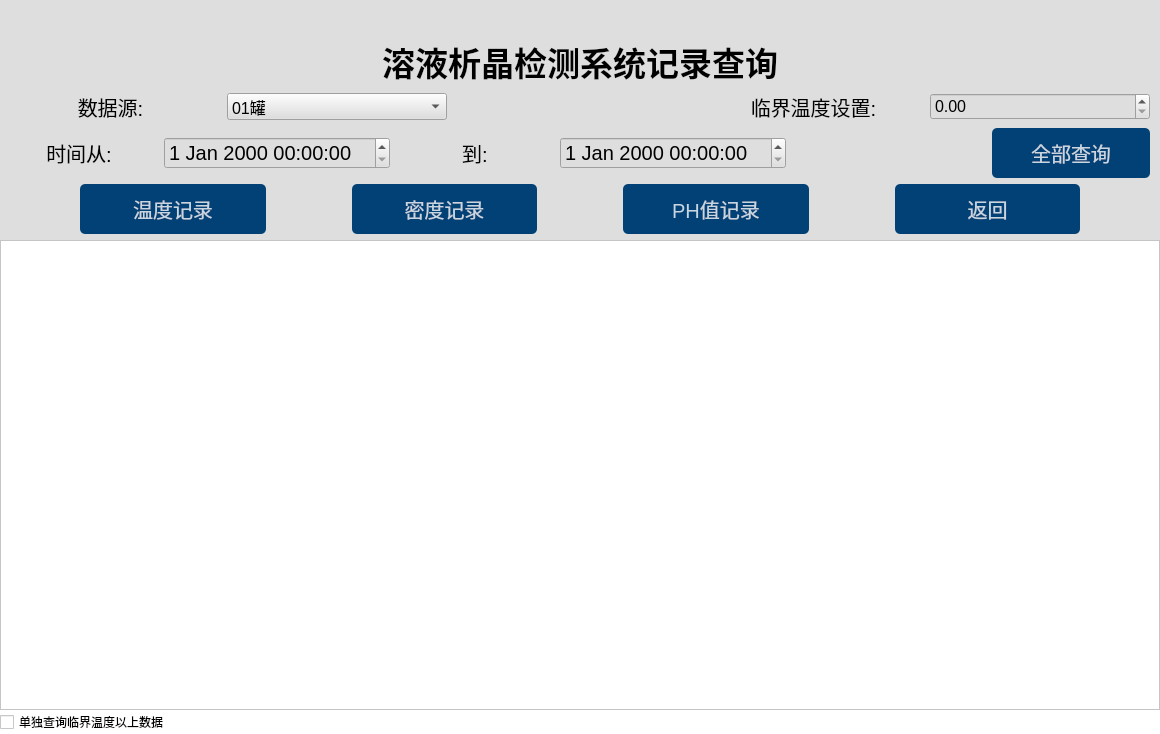
<?xml version="1.0" encoding="UTF-8"?>
<ui version="4.0">
 <class>MainWindow</class>
 <widget class="QMainWindow" name="MainWindow">
  <property name="geometry">
   <rect>
    <x>0</x>
    <y>0</y>
    <width>1160</width>
    <height>734</height>
   </rect>
  </property>
  <property name="windowTitle">
   <string>MainWindow</string>
  </property>
  <property name="styleSheet">
   <string notr="true">background-color: rgb(222, 222, 222);</string>
  </property>
  <widget class="QWidget" name="centralwidget">
   <layout class="QVBoxLayout" name="verticalLayout_2" stretch="1,1,1,1,1,16">
    <property name="spacing">
     <number>6</number>
    </property>
    <property name="leftMargin">
     <number>0</number>
    </property>
    <property name="topMargin">
     <number>0</number>
    </property>
    <property name="rightMargin">
     <number>0</number>
    </property>
    <property name="bottomMargin">
     <number>0</number>
    </property>
    <item>
     <widget class="QWidget" name="widget_7" native="true">
      <property name="styleSheet">
       <string notr="true"/>
      </property>
      <layout class="QHBoxLayout" name="horizontalLayout_12">
       <property name="spacing">
        <number>0</number>
       </property>
       <property name="leftMargin">
        <number>0</number>
       </property>
       <property name="topMargin">
        <number>0</number>
       </property>
       <property name="rightMargin">
        <number>0</number>
       </property>
       <property name="bottomMargin">
        <number>0</number>
       </property>
       <item>
        <spacer name="horizontalSpacer_5">
         <property name="orientation">
          <enum>Qt::Horizontal</enum>
         </property>
         <property name="sizeType">
          <enum>QSizePolicy::Expanding</enum>
         </property>
         <property name="sizeHint" stdset="0">
          <size>
           <width>450</width>
           <height>20</height>
          </size>
         </property>
        </spacer>
       </item>
       <item>
        <layout class="QHBoxLayout" name="horizontalLayout_13">
         <property name="spacing">
          <number>0</number>
         </property>
         <item>
          <widget class="QPushButton" name="pushButton">
           <property name="styleSheet">
            <string notr="true">#pushButton{
	border:none;
}
QPushButton#pushButton:pressed{
padding-left:5px;
padding-top:5px;
}</string>
           </property>
           <property name="text">
            <string/>
           </property>
           <property name="icon">
            <iconset resource="resource.qrc">
             <normaloff>:/icons/icons/quit.png</normaloff>:/icons/icons/quit.png</iconset>
           </property>
          </widget>
         </item>
         <item>
          <widget class="QPushButton" name="pushButton_2">
           <property name="styleSheet">
            <string notr="true">#pushButton_2{
	border:none;
}
QPushButton#pushButton_2:pressed{
padding-left:5px;
padding-top:5px;
}</string>
           </property>
           <property name="text">
            <string/>
           </property>
           <property name="icon">
            <iconset resource="resource.qrc">
             <normaloff>:/icons/icons/minus.png</normaloff>:/icons/icons/minus.png</iconset>
           </property>
          </widget>
         </item>
         <item>
          <widget class="QPushButton" name="pushButton_3">
           <property name="styleSheet">
            <string notr="true">#pushButton_3{
	border:none;
}
QPushButton#pushButton_3:pressed{
padding-left:5px;
padding-top:5px;
}</string>
           </property>
           <property name="text">
            <string/>
           </property>
           <property name="icon">
            <iconset resource="resource.qrc">
             <normaloff>:/icons/icons/simui-minmax.png</normaloff>:/icons/icons/simui-minmax.png</iconset>
           </property>
          </widget>
         </item>
         <item>
          <widget class="QPushButton" name="pushButton_1">
           <property name="styleSheet">
            <string notr="true">#pushButton_1{
	border:none;
}
QPushButton#pushButton_1:pressed{
padding-left:5px;
padding-top:5px;
}</string>
           </property>
           <property name="text">
            <string/>
           </property>
           <property name="icon">
            <iconset resource="resource.qrc">
             <normaloff>:/icons/icons/close.png</normaloff>:/icons/icons/close.png</iconset>
           </property>
          </widget>
         </item>
        </layout>
       </item>
      </layout>
     </widget>
    </item>
    <item>
     <layout class="QHBoxLayout" name="horizontalLayout_4">
      <item>
       <widget class="QLabel" name="label">
        <property name="font">
         <font>
          <family>宋体</family>
          <pointsize>25</pointsize>
          <weight>75</weight>
          <bold>true</bold>
         </font>
        </property>
        <property name="styleSheet">
         <string notr="true"/>
        </property>
        <property name="text">
         <string>溶液析晶检测系统记录查询</string>
        </property>
        <property name="alignment">
         <set>Qt::AlignCenter</set>
        </property>
       </widget>
      </item>
     </layout>
    </item>
    <item>
     <layout class="QHBoxLayout" name="horizontalLayout" stretch="0,0,0,0,0,0">
      <item>
       <widget class="QLabel" name="data_source_labal">
        <property name="font">
         <font>
          <pointsize>15</pointsize>
         </font>
        </property>
        <property name="text">
         <string>&lt;html&gt;&lt;head/&gt;&lt;body&gt;&lt;p align=&quot;center&quot;&gt;数据源:&lt;/p&gt;&lt;/body&gt;&lt;/html&gt;</string>
        </property>
        <property name="alignment">
         <set>Qt::AlignCenter</set>
        </property>
       </widget>
      </item>
      <item>
       <widget class="QComboBox" name="data_source">
        <property name="font">
         <font>
          <pointsize>12</pointsize>
         </font>
        </property>
        <item>
         <property name="text">
          <string>01罐</string>
         </property>
        </item>
        <item>
         <property name="text">
          <string>02罐</string>
         </property>
        </item>
        <item>
         <property name="text">
          <string>03罐</string>
         </property>
        </item>
        <item>
         <property name="text">
          <string>全部</string>
         </property>
        </item>
       </widget>
      </item>
      <item>
       <spacer name="horizontalSpacer">
        <property name="orientation">
         <enum>Qt::Horizontal</enum>
        </property>
        <property name="sizeType">
         <enum>QSizePolicy::Fixed</enum>
        </property>
        <property name="sizeHint" stdset="0">
         <size>
          <width>250</width>
          <height>20</height>
         </size>
        </property>
       </spacer>
      </item>
      <item>
       <widget class="QLabel" name="tem_limit_show">
        <property name="font">
         <font>
          <pointsize>15</pointsize>
         </font>
        </property>
        <property name="text">
         <string>临界温度设置:</string>
        </property>
        <property name="alignment">
         <set>Qt::AlignCenter</set>
        </property>
       </widget>
      </item>
      <item>
       <widget class="QDoubleSpinBox" name="tem_limit">
        <property name="font">
         <font>
          <pointsize>12</pointsize>
         </font>
        </property>
        <property name="maximum">
         <double>160.000000000000000</double>
        </property>
       </widget>
      </item>
      <item>
       <spacer name="horizontalSpacer_10">
        <property name="orientation">
         <enum>Qt::Horizontal</enum>
        </property>
        <property name="sizeType">
         <enum>QSizePolicy::Fixed</enum>
        </property>
        <property name="sizeHint" stdset="0">
         <size>
          <width>10</width>
          <height>20</height>
         </size>
        </property>
       </spacer>
      </item>
     </layout>
    </item>
    <item>
     <layout class="QHBoxLayout" name="time_Layout">
      <item>
       <widget class="QLabel" name="time_from_labal">
        <property name="font">
         <font>
          <pointsize>15</pointsize>
         </font>
        </property>
        <property name="text">
         <string>时间从:</string>
        </property>
        <property name="alignment">
         <set>Qt::AlignCenter</set>
        </property>
       </widget>
      </item>
      <item>
       <widget class="QDateTimeEdit" name="s_datetime">
        <property name="font">
         <font>
          <pointsize>15</pointsize>
         </font>
        </property>
       </widget>
      </item>
      <item>
       <widget class="QLabel" name="to_labal">
        <property name="font">
         <font>
          <pointsize>15</pointsize>
         </font>
        </property>
        <property name="text">
         <string>到:</string>
        </property>
        <property name="alignment">
         <set>Qt::AlignCenter</set>
        </property>
       </widget>
      </item>
      <item>
       <widget class="QDateTimeEdit" name="e_datetime">
        <property name="font">
         <font>
          <pointsize>15</pointsize>
         </font>
        </property>
       </widget>
      </item>
      <item>
       <spacer name="horizontalSpacer_2">
        <property name="orientation">
         <enum>Qt::Horizontal</enum>
        </property>
        <property name="sizeType">
         <enum>QSizePolicy::Fixed</enum>
        </property>
        <property name="sizeHint" stdset="0">
         <size>
          <width>200</width>
          <height>20</height>
         </size>
        </property>
       </spacer>
      </item>
      <item>
       <widget class="QPushButton" name="pushButton_all">
        <property name="minimumSize">
         <size>
          <width>0</width>
          <height>50</height>
         </size>
        </property>
        <property name="font">
         <font>
          <pointsize>15</pointsize>
         </font>
        </property>
        <property name="styleSheet">
         <string notr="true">QPushButton#pushButton_all{
background-color:rgba(2,65,118,255);
color:rgba(255,255,255,200);
border-radius:5px;
}
QPushButton#pushButton_all:hover{
background-color:rgba(2,65,118,150);
color:rgba(255,255,255,200);
border-radius:5px;
}
QPushButton#pushButton_all:pressed{
padding-left:5px;
padding-top:5px;
background-color:rgba(2,65,118,100);
}</string>
        </property>
        <property name="text">
         <string>全部查询</string>
        </property>
       </widget>
      </item>
      <item>
       <spacer name="horizontalSpacer_7">
        <property name="orientation">
         <enum>Qt::Horizontal</enum>
        </property>
        <property name="sizeType">
         <enum>QSizePolicy::Fixed</enum>
        </property>
        <property name="sizeHint" stdset="0">
         <size>
          <width>10</width>
          <height>20</height>
         </size>
        </property>
       </spacer>
      </item>
     </layout>
    </item>
    <item>
     <layout class="QHBoxLayout" name="horizontalLayout_3">
      <item>
       <spacer name="horizontalSpacer_6">
        <property name="orientation">
         <enum>Qt::Horizontal</enum>
        </property>
        <property name="sizeType">
         <enum>QSizePolicy::Fixed</enum>
        </property>
        <property name="sizeHint" stdset="0">
         <size>
          <width>80</width>
          <height>20</height>
         </size>
        </property>
       </spacer>
      </item>
      <item>
       <widget class="QPushButton" name="pushButton_tem">
        <property name="minimumSize">
         <size>
          <width>0</width>
          <height>50</height>
         </size>
        </property>
        <property name="font">
         <font>
          <pointsize>15</pointsize>
         </font>
        </property>
        <property name="styleSheet">
         <string notr="true">QPushButton#pushButton_tem{
background-color:rgba(2,65,118,255);
color:rgba(255,255,255,200);
border-radius:5px;
}
QPushButton#pushButton_tem:hover{
background-color:rgba(2,65,118,150);
color:rgba(255,255,255,200);
border-radius:5px;
}
QPushButton#pushButton_tem:pressed{
padding-left:5px;
padding-top:5px;
background-color:rgba(2,65,118,100);
}</string>
        </property>
        <property name="text">
         <string>温度记录</string>
        </property>
       </widget>
      </item>
      <item>
       <spacer name="horizontalSpacer_3">
        <property name="orientation">
         <enum>Qt::Horizontal</enum>
        </property>
        <property name="sizeType">
         <enum>QSizePolicy::Fixed</enum>
        </property>
        <property name="sizeHint" stdset="0">
         <size>
          <width>80</width>
          <height>20</height>
         </size>
        </property>
       </spacer>
      </item>
      <item>
       <widget class="QPushButton" name="pushButton_density">
        <property name="minimumSize">
         <size>
          <width>0</width>
          <height>50</height>
         </size>
        </property>
        <property name="font">
         <font>
          <pointsize>15</pointsize>
         </font>
        </property>
        <property name="styleSheet">
         <string notr="true">QPushButton#pushButton_density{
background-color:rgba(2,65,118,255);
color:rgba(255,255,255,200);
border-radius:5px;
}
QPushButton#pushButton_density:hover{
background-color:rgba(2,65,118,150);
color:rgba(255,255,255,200);
border-radius:5px;
}
QPushButton#pushButton_density:pressed{
padding-left:5px;
padding-top:5px;
background-color:rgba(2,65,118,100);
}</string>
        </property>
        <property name="text">
         <string>密度记录</string>
        </property>
       </widget>
      </item>
      <item>
       <spacer name="horizontalSpacer_4">
        <property name="orientation">
         <enum>Qt::Horizontal</enum>
        </property>
        <property name="sizeType">
         <enum>QSizePolicy::Fixed</enum>
        </property>
        <property name="sizeHint" stdset="0">
         <size>
          <width>80</width>
          <height>20</height>
         </size>
        </property>
       </spacer>
      </item>
      <item>
       <widget class="QPushButton" name="pushButton_ph">
        <property name="minimumSize">
         <size>
          <width>0</width>
          <height>50</height>
         </size>
        </property>
        <property name="font">
         <font>
          <pointsize>15</pointsize>
         </font>
        </property>
        <property name="styleSheet">
         <string notr="true">QPushButton#pushButton_ph{
background-color:rgba(2,65,118,255);
color:rgba(255,255,255,200);
border-radius:5px;
}
QPushButton#pushButton_ph:hover{
background-color:rgba(2,65,118,150);
color:rgba(255,255,255,200);
border-radius:5px;
}
QPushButton#pushButton_ph:pressed{
padding-left:5px;
padding-top:5px;
background-color:rgba(2,65,118,100);
}</string>
        </property>
        <property name="text">
         <string>PH值记录</string>
        </property>
       </widget>
      </item>
      <item>
       <spacer name="horizontalSpacer_9">
        <property name="orientation">
         <enum>Qt::Horizontal</enum>
        </property>
        <property name="sizeType">
         <enum>QSizePolicy::Fixed</enum>
        </property>
        <property name="sizeHint" stdset="0">
         <size>
          <width>80</width>
          <height>20</height>
         </size>
        </property>
       </spacer>
      </item>
      <item>
       <widget class="QPushButton" name="pushButton_return">
        <property name="minimumSize">
         <size>
          <width>0</width>
          <height>50</height>
         </size>
        </property>
        <property name="font">
         <font>
          <pointsize>15</pointsize>
         </font>
        </property>
        <property name="styleSheet">
         <string notr="true">QPushButton#pushButton_return{
background-color:rgba(2,65,118,255);
color:rgba(255,255,255,200);
border-radius:5px;
}
QPushButton#pushButton_return:hover{
background-color:rgba(2,65,118,150);
color:rgba(255,255,255,200);
border-radius:5px;
}
QPushButton#pushButton_return:pressed{
padding-left:5px;
padding-top:5px;
background-color:rgba(2,65,118,100);
}</string>
        </property>
        <property name="text">
         <string>返回</string>
        </property>
       </widget>
      </item>
      <item>
       <spacer name="horizontalSpacer_8">
        <property name="orientation">
         <enum>Qt::Horizontal</enum>
        </property>
        <property name="sizeType">
         <enum>QSizePolicy::Fixed</enum>
        </property>
        <property name="sizeHint" stdset="0">
         <size>
          <width>80</width>
          <height>20</height>
         </size>
        </property>
       </spacer>
      </item>
     </layout>
    </item>
    <item>
     <layout class="QVBoxLayout" name="verticalLayout" stretch="10,1">
      <property name="spacing">
       <number>0</number>
      </property>
      <item>
       <widget class="QTableWidget" name="sql_table_show">
        <property name="styleSheet">
         <string notr="true">background-color: rgb(255, 255, 255);</string>
        </property>
       </widget>
      </item>
      <item>
       <widget class="QCheckBox" name="tem_limit_on_off">
        <property name="layoutDirection">
         <enum>Qt::LeftToRight</enum>
        </property>
        <property name="styleSheet">
         <string notr="true">background-color: rgb(255, 255, 255);</string>
        </property>
        <property name="text">
         <string>单独查询临界温度以上数据</string>
        </property>
       </widget>
      </item>
     </layout>
    </item>
   </layout>
  </widget>
 </widget>
 <resources>
  <include location="resource.qrc"/>
 </resources>
 <connections>
  <connection>
   <sender>pushButton_2</sender>
   <signal>clicked()</signal>
   <receiver>MainWindow</receiver>
   <slot>showMinimized()</slot>
   <hints>
    <hint type="sourcelabel">
     <x>909</x>
     <y>13</y>
    </hint>
    <hint type="destinationlabel">
     <x>1064</x>
     <y>157</y>
    </hint>
   </hints>
  </connection>
  <connection>
   <sender>pushButton_1</sender>
   <signal>clicked()</signal>
   <receiver>MainWindow</receiver>
   <slot>close()</slot>
   <hints>
    <hint type="sourcelabel">
     <x>952</x>
     <y>15</y>
    </hint>
    <hint type="destinationlabel">
     <x>1058</x>
     <y>103</y>
    </hint>
   </hints>
  </connection>
 </connections>
</ui>
